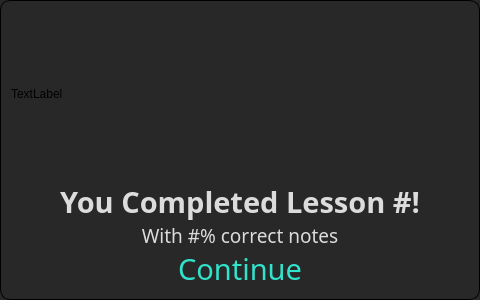
<?xml version="1.0" encoding="UTF-8"?>
<ui version="4.0">
 <class>CongratsDialog</class>
 <widget class="QDialog" name="CongratsDialog">
  <property name="geometry">
   <rect>
    <x>0</x>
    <y>0</y>
    <width>480</width>
    <height>300</height>
   </rect>
  </property>
  <property name="palette">
   <palette>
    <active>
     <colorrole role="Button">
      <brush brushstyle="SolidPattern">
       <color alpha="255">
        <red>40</red>
        <green>40</green>
        <blue>40</blue>
       </color>
      </brush>
     </colorrole>
     <colorrole role="Base">
      <brush brushstyle="SolidPattern">
       <color alpha="255">
        <red>40</red>
        <green>40</green>
        <blue>40</blue>
       </color>
      </brush>
     </colorrole>
     <colorrole role="Window">
      <brush brushstyle="SolidPattern">
       <color alpha="255">
        <red>40</red>
        <green>40</green>
        <blue>40</blue>
       </color>
      </brush>
     </colorrole>
    </active>
    <inactive>
     <colorrole role="Button">
      <brush brushstyle="SolidPattern">
       <color alpha="255">
        <red>40</red>
        <green>40</green>
        <blue>40</blue>
       </color>
      </brush>
     </colorrole>
     <colorrole role="Base">
      <brush brushstyle="SolidPattern">
       <color alpha="255">
        <red>40</red>
        <green>40</green>
        <blue>40</blue>
       </color>
      </brush>
     </colorrole>
     <colorrole role="Window">
      <brush brushstyle="SolidPattern">
       <color alpha="255">
        <red>40</red>
        <green>40</green>
        <blue>40</blue>
       </color>
      </brush>
     </colorrole>
    </inactive>
    <disabled>
     <colorrole role="Button">
      <brush brushstyle="SolidPattern">
       <color alpha="255">
        <red>40</red>
        <green>40</green>
        <blue>40</blue>
       </color>
      </brush>
     </colorrole>
     <colorrole role="Base">
      <brush brushstyle="SolidPattern">
       <color alpha="255">
        <red>40</red>
        <green>40</green>
        <blue>40</blue>
       </color>
      </brush>
     </colorrole>
     <colorrole role="Window">
      <brush brushstyle="SolidPattern">
       <color alpha="255">
        <red>40</red>
        <green>40</green>
        <blue>40</blue>
       </color>
      </brush>
     </colorrole>
    </disabled>
   </palette>
  </property>
  <property name="windowTitle">
   <string>Dialog</string>
  </property>
  <property name="autoFillBackground">
   <bool>false</bool>
  </property>
  <property name="styleSheet">
   <string notr="true">#continueButton {
    background-color: Transparent;
    background-repeat:no-repeat;
    border: none;
    cursor:pointer;
    overflow: hidden;
    outline:none;
	font: 87 22pt &quot;Segoe UI Black&quot;;
	color:rgb(48, 227, 202);
}

#continueButton:hover{
    background-color: Transparent;
    background-repeat:no-repeat;
    border: none;
    cursor:pointer;
    overflow: hidden;
    outline:none;
	color:rgb(250, 204, 46);
	font: 87 22pt &quot;Segoe UI Black&quot;;
}

#CongratsDialog{
	border: 1px solid black;
	border-radius: 10px;
	background-color: rgba(40, 40, 40, 255);
}</string>
  </property>
  <layout class="QVBoxLayout" name="verticalLayout">
   <item>
    <widget class="QLabel" name="imageLabel">
     <property name="sizePolicy">
      <sizepolicy hsizetype="Preferred" vsizetype="Expanding">
       <horstretch>0</horstretch>
       <verstretch>0</verstretch>
      </sizepolicy>
     </property>
     <property name="autoFillBackground">
      <bool>false</bool>
     </property>
     <property name="text">
      <string>TextLabel</string>
     </property>
    </widget>
   </item>
   <item>
    <layout class="QVBoxLayout" name="verticalLayout_2">
     <property name="spacing">
      <number>0</number>
     </property>
     <property name="sizeConstraint">
      <enum>QLayout::SetDefaultConstraint</enum>
     </property>
     <property name="topMargin">
      <number>0</number>
     </property>
     <property name="rightMargin">
      <number>0</number>
     </property>
     <property name="bottomMargin">
      <number>0</number>
     </property>
     <item>
      <widget class="QLabel" name="pfLabel">
       <property name="font">
        <font>
         <family>Sitka</family>
         <pointsize>22</pointsize>
         <weight>75</weight>
         <bold>true</bold>
        </font>
       </property>
       <property name="styleSheet">
        <string notr="true">color: rgb(220,220,220);</string>
       </property>
       <property name="text">
        <string>You Completed Lesson #!</string>
       </property>
       <property name="alignment">
        <set>Qt::AlignCenter</set>
       </property>
      </widget>
     </item>
     <item>
      <widget class="QLabel" name="correctLabel">
       <property name="font">
        <font>
         <family>Sitka</family>
         <pointsize>14</pointsize>
         <weight>50</weight>
         <bold>false</bold>
        </font>
       </property>
       <property name="styleSheet">
        <string notr="true">color: rgb(220, 220, 220);</string>
       </property>
       <property name="text">
        <string>With #% correct notes</string>
       </property>
       <property name="alignment">
        <set>Qt::AlignCenter</set>
       </property>
       <property name="margin">
        <number>0</number>
       </property>
      </widget>
     </item>
     <item>
      <widget class="QPushButton" name="continueButton">
       <property name="font">
        <font>
         <family>Segoe UI Black</family>
         <pointsize>22</pointsize>
         <weight>10</weight>
         <italic>false</italic>
         <bold>false</bold>
        </font>
       </property>
       <property name="text">
        <string>Continue</string>
       </property>
      </widget>
     </item>
    </layout>
   </item>
  </layout>
 </widget>
 <resources/>
 <connections/>
</ui>
